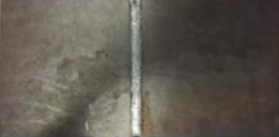
#> input picture butt.png, 279 x 137 px
$ python draw_line.py
#> lines starting #> are read from the running program, lines starting #| are printed output that depends on the picture; after the words box and inside, x2 and y2 are one past the last pixel; in counts of white or black regions, pixels touching at a corner belong together
import cv2
from matplotlib import pyplot as plt
import numpy as np

kernel = np.ones((2,1),np.uint8)
img = cv2.imread('butt.png')
#> img is the input picture: shape (137, 279, 3); mean B, G, R 81.9, 90.1, 95.2
gray = cv2.cvtColor(img,cv2.COLOR_BGR2GRAY)
blur = cv2.GaussianBlur(gray,(3,3),0)
edge = cv2.Canny(blur,100,200)
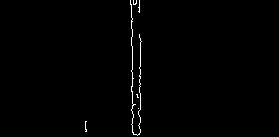
#> edge: shape (137, 279); 0.78% white in thin lines or dots, all inside (x1, y1, x2, y2) = (85, 0, 142, 136)
ret,th = cv2.threshold(edge,0,255,cv2.THRESH_OTSU,0,)
#> ret = 0
erode = cv2.morphologyEx(th,cv2.MORPH_OPEN,kernel)
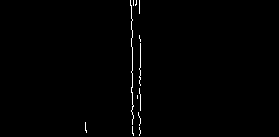
#> erode: shape (137, 279); 0.73% white in thin lines or dots, all inside (x1, y1, x2, y2) = (85, 0, 141, 136)
lines = cv2.HoughLines(edge,0.1,np.pi/180,1)

for rho,theta in lines[0]:
    a=np.cos(theta)
    b=np.sin(theta)
    x0=a*rho
    y0=b*rho
    x1=int(x0+1000*(-b))
    y1=int(y0+1000*(a))
    x2 = int(x0 - 1000 * (-b))
    y2 = int(y0 - 1000 * (a))
    cv2.line(img,(x1,y1),(x2,y2),(0,255,0),1)
#> this loop made 1 pass
#> (rho, theta, a, b, x0, y0, x1, y1) on pass 1: (132, 0, 1, 0, 132, 0, 132, 1000)
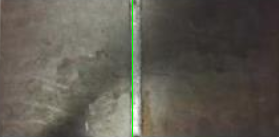
#> img: shape (137, 279, 3); 0.36% of pixels changed, all inside (x1, y1, x2, y2) = (132, 0, 133, 137)

plt.imshow(img,cmap='gray')
plt.show()
